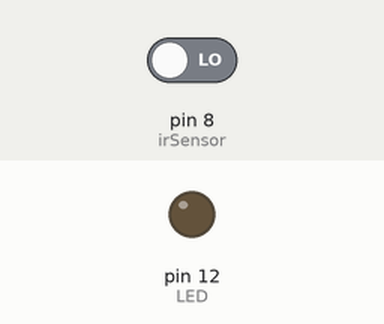
Bench run of a sketch on a simulated Arduino Uno, built with avr-gcc and run on an emulated ATmega328P. Parts: output pins drawn as LEDs (lit = HIGH). The test bench sets the inputs (shaded band); at power-on: pin 8 (irSensor) LOW. What the sketch prints to the serial monitor is not drawn.

Above: at 1.2 s.
1.3 s: pin 8 (irSensor) driven HIGH
At 2.5 s:
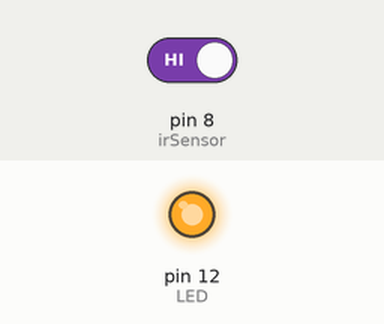
2.8 s: pin 8 (irSensor) driven LOW
At 3.9 s:
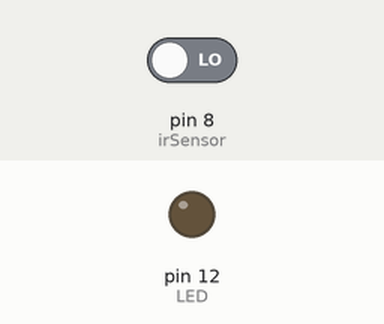
Timing chart, 0 to 5.8 s (numbered marks = the images above; inputs shaded):
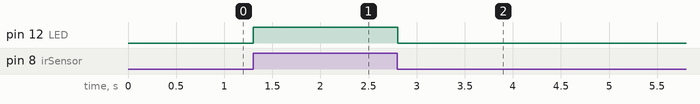

Measured:
- after the input at 1.3 s, pin 12 (LED): LOW → HIGH at once
- after the input at 2.8 s, pin 12 (LED): HIGH → LOW at once

The sketch:

HCSR501.ino
```cpp
#define irSensor 8
#define LED 12

void setup() {
  // 初始化 串口通讯
  Serial.begin(9600);
  pinMode(LED, OUTPUT); //连接内置LED的引脚设置为输出模式
  pinMode(irSensor, INPUT);     //连接人体红外感应模块的OUT引脚设置为输入模式
}

//
void loop() {
  bool sensorReading = digitalRead(irSensor);  //建立变量存储感应模块的输出信号

  if ( sensorReading ) {
    digitalWrite(LED, HIGH);   // 模块感应到人.输出高电平.点亮LED
  }
  else {
    digitalWrite(LED, LOW);   //  无人状态保持LED关闭
  }
    Serial.println(sensorReading);  //将模块输出信号通过串口监视器显示
}
```
